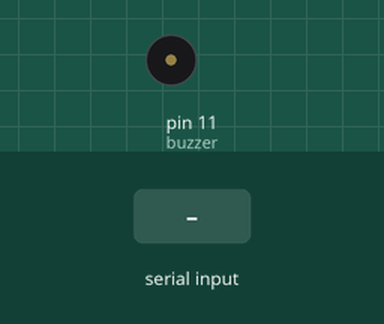
This sketch was run on a simulated Arduino Uno, built with avr-gcc and run on an emulated ATmega328P. Shown: buzzer (waves = sounding, pin HIGH). The inputs (shaded band) are chosen by the test bench.

Above: at 1.2 s.
1.3 s: "1" received over Serial
At 2.1 s:
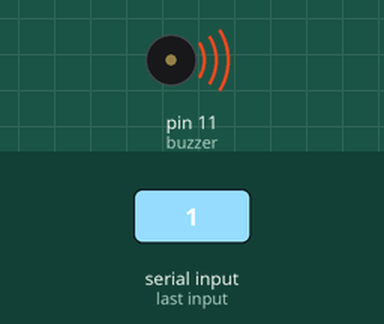
2.8 s: "0" received over Serial
At 3.3 s:
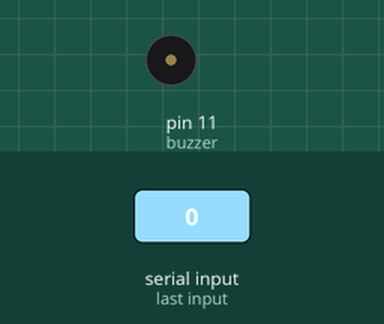
Timing chart, 0 to 5.8 s (numbered marks = the images above; inputs shaded):
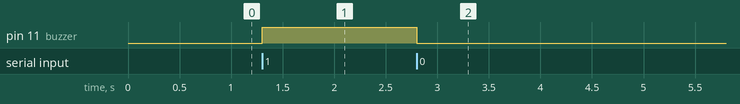

Measured:
- after the input at 1.3 s, pin 11 (buzzer): LOW → HIGH at once
- after the input at 2.8 s, pin 11 (buzzer): HIGH → LOW at once

The sketch:

SleppDetect_-ARDUINO-.ino
```cpp
int buzzer = 11 ;
void setup() {
  pinMode(buzzer, OUTPUT);
  Serial.begin(9600);

}

void loop() {
  if(Serial.available()){
    char val= Serial.read();
    if (val=='1'){
      digitalWrite(buzzer, HIGH);
    }
    else if (val=='0'){
    	digitalWrite(buzzer, LOW);
    }
  }
}
```
